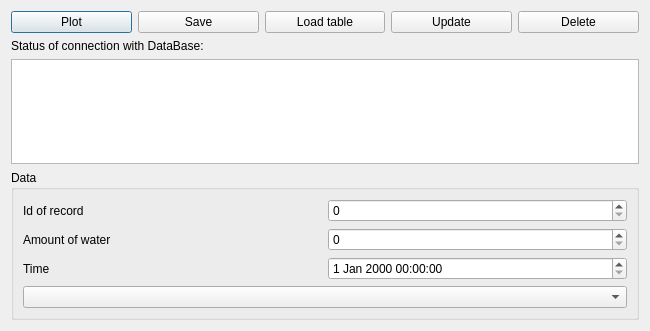
<?xml version="1.0" encoding="UTF-8"?>
<ui version="4.0">
 <class>SecondDialog</class>
 <widget class="QDialog" name="SecondDialog">
  <property name="geometry">
   <rect>
    <x>0</x>
    <y>0</y>
    <width>650</width>
    <height>331</height>
   </rect>
  </property>
  <property name="windowTitle">
   <string>Dialog</string>
  </property>
  <layout class="QVBoxLayout" name="verticalLayout_2">
   <item>
    <layout class="QHBoxLayout" name="horizontalLayout_4">
     <item>
      <widget class="QPushButton" name="pushButtonPlot">
       <property name="text">
        <string>Plot</string>
       </property>
      </widget>
     </item>
     <item>
      <widget class="QPushButton" name="OkButton">
       <property name="text">
        <string>Save</string>
       </property>
      </widget>
     </item>
     <item>
      <widget class="QPushButton" name="pushButtonLoadTable">
       <property name="text">
        <string>Load table</string>
       </property>
      </widget>
     </item>
     <item>
      <widget class="QPushButton" name="UpdateButton">
       <property name="text">
        <string>Update</string>
       </property>
      </widget>
     </item>
     <item>
      <widget class="QPushButton" name="pushButtonDelete">
       <property name="text">
        <string>Delete</string>
       </property>
      </widget>
     </item>
    </layout>
   </item>
   <item>
    <widget class="QLabel" name="StatusConnectionLabel">
     <property name="text">
      <string>Status of connection with DataBase:</string>
     </property>
    </widget>
   </item>
   <item>
    <widget class="QTableView" name="tableView"/>
   </item>
   <item>
    <widget class="QGroupBox" name="groupBox">
     <property name="title">
      <string>Data</string>
     </property>
     <layout class="QVBoxLayout" name="verticalLayout">
      <item>
       <layout class="QHBoxLayout" name="horizontalLayout_3">
        <item>
         <widget class="QLabel" name="labelID">
          <property name="text">
           <string>Id of record</string>
          </property>
         </widget>
        </item>
        <item>
         <widget class="QSpinBox" name="spinBoxID"/>
        </item>
       </layout>
      </item>
      <item>
       <layout class="QHBoxLayout" name="horizontalLayout_2">
        <item>
         <widget class="QLabel" name="labelWater">
          <property name="text">
           <string>Amount of water</string>
          </property>
         </widget>
        </item>
        <item>
         <widget class="QSpinBox" name="spinBoxWater"/>
        </item>
       </layout>
      </item>
      <item>
       <layout class="QHBoxLayout" name="horizontalLayout">
        <item>
         <widget class="QLabel" name="labelTime">
          <property name="text">
           <string>Time</string>
          </property>
         </widget>
        </item>
        <item>
         <widget class="QDateTimeEdit" name="dateTimeEdit"/>
        </item>
       </layout>
      </item>
      <item>
       <widget class="QComboBox" name="comboBoxWaterCount"/>
      </item>
     </layout>
    </widget>
   </item>
  </layout>
 </widget>
 <resources/>
 <connections/>
</ui>
